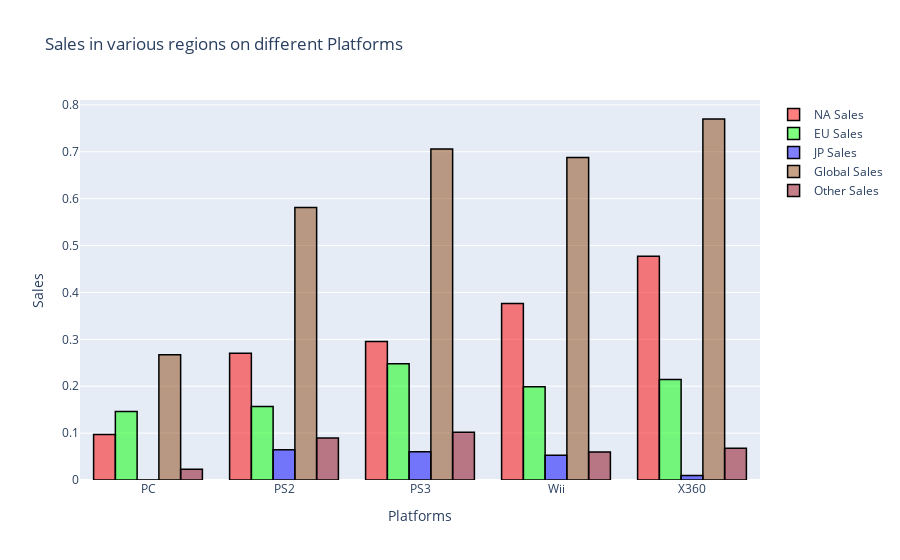

The cell this chart's notebook holds for it:
### Markdown cell above
For this we will check various sales of the platforms, genres and ratings in the various regions and come to our conclusions.

### Code cell
#We will check the sales of Wii, PS2, PS3, X360 and PC in the North America region, Europe region, Japan region, 
#  the other regions and also overall globally.
df=vg[vg['Platform'].isin(['Wii','PS2','PS3','X360','PC'])]
df_na=df[['Platform','NA_Sales']].groupby('Platform')['NA_Sales'].mean().reset_index()
df_eu=df[['Platform','EU_Sales']].groupby('Platform')['EU_Sales'].mean().reset_index()
df_jp=df[['Platform','JP_Sales']].groupby('Platform')['JP_Sales'].mean().reset_index()
df_global=df[['Platform','Global_Sales']].groupby('Platform')['Global_Sales'].mean().reset_index()
df_other=df[['Platform','Other_Sales']].groupby('Platform')['Other_Sales'].mean().reset_index()

trace1=go.Bar(x=df_na['Platform'],
             y=df_na['NA_Sales'],
             marker=dict(color='rgba(255,0,0,0.5)',
                        line=dict(color='rgb(0,0,0)',width=1.5)),
             name='NA Sales')

trace2=go.Bar(x=df_eu['Platform'],
             y=df_eu['EU_Sales'],
             marker=dict(color='rgba(0,255,0,0.5)',
                        line=dict(color='rgb(0,0,0)',width=1.5)),
             name='EU Sales')

trace3=go.Bar(x=df_jp['Platform'],
             y=df_jp['JP_Sales'],
             marker=dict(color='rgba(0,0,255,0.5)',
                        line=dict(color='rgb(0,0,0)',width=1.5)),
             name='JP Sales')

trace4=go.Bar(x=df_global['Platform'],
             y=df_global['Global_Sales'],
             marker=dict(color='rgba(139,69,19,0.5)',
                        line=dict(color='rgb(0,0,0)',width=1.5)),
             name='Global Sales')

trace5=go.Bar(x=df_other['Platform'],
             y=df_other['Other_Sales'],
             marker=dict(color='rgba(140,0,19,0.5)',
                        line=dict(color='rgb(0,0,0)',width=1.5)),
             name='Other Sales')

layout=go.Layout(title='Sales in various regions on different Platforms',
                xaxis=dict(title='Platforms'),
                yaxis=dict(title='Sales'),
                barmode='group')

fig=go.Figure(data=[trace1,trace2,trace3,trace4,trace5],layout=layout)
iplot(fig)

### Figure 1 — Plotly figure (JSON) as saved in the notebook; plotly's stock layout.template omitted (floating-point values rounded to 4 significant figures)
{"data": [{"marker": {"color": "rgba(255,0,0,0.5)", "line": {"color": "rgb(0,0,0)", "width": 1.5}}, "name": "NA Sales", "type": "bar", "x": ["PC", "PS2", "PS3", "Wii", "X360"], "y": [0.09705, 0.2702, 0.2956, 0.3764, 0.4774]}, {"marker": {"color": "rgba(0,255,0,0.5)", "line": {"color": "rgb(0,0,0)", "width": 1.5}}, "name": "EU Sales", "type": "bar", "x": ["PC", "PS2", "PS3", "Wii", "X360"], "y": [0.1462, 0.157, 0.2482, 0.1986, 0.2145]}, {"marker": {"color": "rgba(0,0,255,0.5)", "line": {"color": "rgb(0,0,0)", "width": 1.5}}, "name": "JP Sales", "type": "bar", "x": ["PC", "PS2", "PS3", "Wii", "X360"], "y": [0.0001745, 0.06441, 0.06025, 0.05252, 0.009849]}, {"marker": {"color": "rgba(139,69,19,0.5)", "line": {"color": "rgb(0,0,0)", "width": 1.5}}, "name": "Global Sales", "type": "bar", "x": ["PC", "PS2", "PS3", "Wii", "X360"], "y": [0.2672, 0.581, 0.7058, 0.688, 0.7699]}, {"marker": {"color": "rgba(140,0,19,0.5)", "line": {"color": "rgb(0,0,0)", "width": 1.5}}, "name": "Other Sales", "type": "bar", "x": ["PC", "PS2", "PS3", "Wii", "X360"], "y": [0.02298, 0.08951, 0.1019, 0.0599, 0.06796]}], "layout": {"barmode": "group", "title": {"text": "Sales in various regions on different Platforms"}, "xaxis": {"title": {"text": "Platforms"}}, "yaxis": {"title": {"text": "Sales"}}}}
